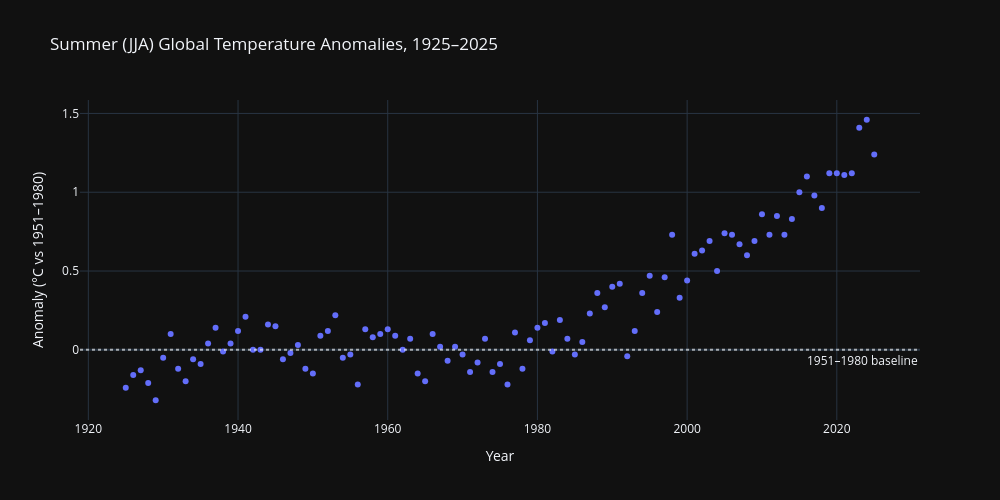

Notebook cell for this chart:
### Markdown cell above
## 2. Summer (JJA) anomalies + trendlines

This section plots each summer's JJA anomaly and overlays trendlines. All trendlines below
are generated by Plotly Express via `px.scatter(..., trendline=...)` — no manual fits.

### Code cell
fig = px.scatter(
    summer,
    x="Year",
    y="JJA",
    title="Summer (JJA) Global Temperature Anomalies, 1925–2025",
    labels={"JJA": "Anomaly (°C vs 1951–1980)"},
)
#fig.update_traces(marker=dict(color="#9ca3af", size=6, opacity=0.8), selector=dict(mode="markers"))
fig.add_hline(y=0, line_dash="dot", line_color="white", opacity=0.6,
              annotation_text="1951–1980 baseline", annotation_position="bottom right")
fig.update_layout(height=500, hovermode="closest")
fig.show()

### Figure 1 — Plotly figure (JSON) as saved in the notebook; plotly's stock layout.template omitted (floating-point values rounded to 4 significant figures)
{"data": [{"hovertemplate": "Year=%{x}<br>Anomaly (°C vs 1951–1980)=%{y}<extra></extra>", "legendgroup": "", "marker": {"color": "#636efa", "symbol": "circle"}, "mode": "markers", "name": "", "orientation": "v", "showlegend": false, "type": "scatter", "x": [1925, 1926, 1927, 1928, 1929, 1930, 1931, 1932, 1933, 1934, 1935, 1936, 1937, 1938, 1939, 1940, 1941, 1942, 1943, 1944, 1945, 1946, 1947, 1948, 1949, 1950, 1951, 1952, 1953, 1954, 1955, 1956, 1957, 1958, 1959, 1960, 1961, 1962, 1963, 1964, 1965, 1966, 1967, 1968, 1969, 1970, 1971, 1972, 1973, 1974, 1975, 1976, 1977, 1978, 1979, 1980, 1981, 1982, 1983, 1984, 1985, 1986, 1987, 1988, 1989, 1990, 1991, 1992, 1993, 1994, 1995, 1996, 1997, 1998, 1999, 2000, 2001, 2002, 2003, 2004, 2005, 2006, 2007, 2008, 2009, 2010, 2011, 2012, 2013, 2014, 2015, 2016, 2017, 2018, 2019, 2020, 2021, 2022, 2023, 2024, 2025], "xaxis": "x", "y": [-0.24, -0.16, -0.13, -0.21, -0.32, -0.05, 0.1, -0.12, -0.2, -0.06, -0.09, 0.04, 0.14, -0.01, 0.04, 0.12, 0.21, 0.0, 0.0, 0.16, 0.15, -0.06, -0.02, 0.03, -0.12, -0.15, 0.09, 0.12, 0.22, -0.05, -0.03, -0.22, 0.13, 0.08, 0.1, 0.13, 0.09, 0.0, 0.07, -0.15, -0.2, 0.1, 0.02, -0.07, 0.02, -0.03, -0.14, -0.08, 0.07, -0.14, -0.09, -0.22, 0.11, -0.12, 0.06, 0.14, 0.17, -0.01, 0.19, 0.07, -0.03, 0.05, 0.23, 0.36, 0.27, 0.4, 0.42, -0.04, 0.12, 0.36, 0.47, 0.24, 0.46, 0.73, 0.33, 0.44, 0.61, 0.63, 0.69, 0.5, 0.74, 0.73, 0.67, 0.6, 0.69, 0.86, 0.73, 0.85, 0.73, 0.83, 1.0, 1.1, 0.98, 0.9, 1.12, 1.12, 1.11, 1.12, 1.41, 1.46, 1.24], "yaxis": "y"}], "layout": {"annotations": [{"showarrow": false, "text": "1951–1980 baseline", "x": 1, "xanchor": "right", "xref": "x domain", "y": 0, "yanchor": "top", "yref": "y"}], "height": 500, "hovermode": "closest", "legend": {"tracegroupgap": 0}, "shapes": [{"line": {"color": "white", "dash": "dot"}, "opacity": 0.6, "type": "line", "x0": 0, "x1": 1, "xref": "x domain", "y0": 0, "y1": 0, "yref": "y"}], "title": {"text": "Summer (JJA) Global Temperature Anomalies, 1925–2025"}, "width": 1000, "xaxis": {"anchor": "y", "domain": [0, 1], "title": {"text": "Year"}}, "yaxis": {"anchor": "x", "domain": [0, 1], "title": {"text": "Anomaly (°C vs 1951–1980)"}}}}
